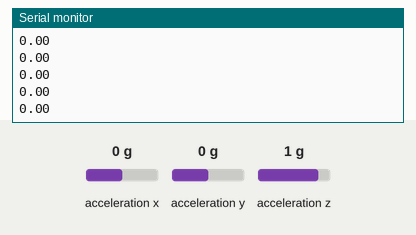
Recording of a sketch running on a simulated Arduino Uno, built with avr-gcc and run on an emulated ATmega328P. Shown: the last lines printed to the serial monitor. The inputs (shaded band) are chosen by the test bench; at power-on: acceleration x 0 g, acceleration y 0 g, acceleration z 1 g.

Above: at 1.2 s.
1.3 s: acceleration x set to -1.4 g
At 1.9 s:
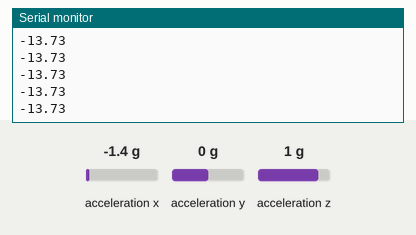
2.8 s: acceleration x set to -0.8 g
At 3.9 s:
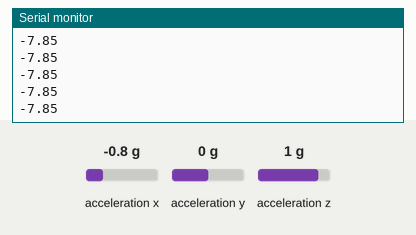
Timing chart, 0 to 5.8 s (numbered marks = the images above; inputs shaded):
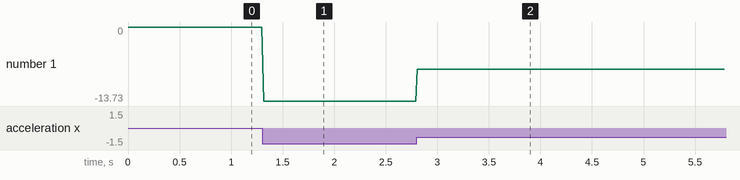

The sketch:

accerometer.ino
```cpp
#include <Wire.h>
#include <Adafruit_Sensor.h>
#include <Adafruit_ADXL345_U.h>

/* Assign a unique ID to this sensor at the same time */
Adafruit_ADXL345_Unified accel = Adafruit_ADXL345_Unified(12345);

void setup(void)
{
  Serial.begin(9600);

  /* Initialise the sensor */
  if(!accel.begin())
  {
    /* There was a problem detecting the ADXL345 ... check your connections */
    Serial.println("Ooops, no ADXL345 detected ... Check your wiring!");
    while(1);
  }

  /* Set the range to whatever is appropriate for your project */
  accel.setRange(ADXL345_RANGE_16_G);

  Serial.println("");
}

void loop(void)
{
  /* Get a new sensor event */
  sensors_event_t event;
  accel.getEvent(&event);

  /* Display the results (acceleration is measured in m/s^2) */
  //Serial.print(event.acceleration.x); Serial.print(" ");
  Serial.print(event.acceleration.x); Serial.print("\n");
  //Serial.print(event.acceleration.z); Serial.print("\n");
  delay(16);
}
```

Measured:
- after the input at 1.3 s, the serial monitor: prints a new line at once (image 1)
- after the input at 2.8 s, the serial monitor: prints a new line at once (image 2)
- plotted number 1: 0 → -13.73 after the input at 1.3 s, -13.73 → -7.85 after the input at 2.8 s
